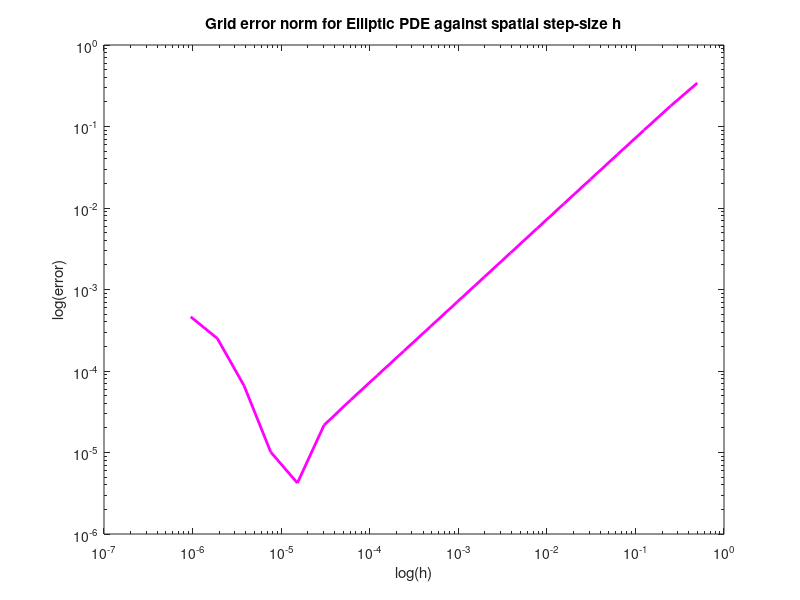

Write the MATLAB code that produced this figure. (Note: this script raises an error after producing the figure.)
% Reads in data
format long;
value = csvread('EllipticError.csv');

% Retrieves h and error values
h = value(1:end,1);
error = value(1:end,2);

% Create plot
figure(1);
loglog(h,error,'m','LineWidth',2);
xlabel('log(h)'); ylabel('log(error)');
title('Grid error norm for Elliptic PDE against spatial step-size h');
ax = gca; ax.FontSize = 14; axis tight;

% Displays gradient 
fitlm(log(h), log(error))
